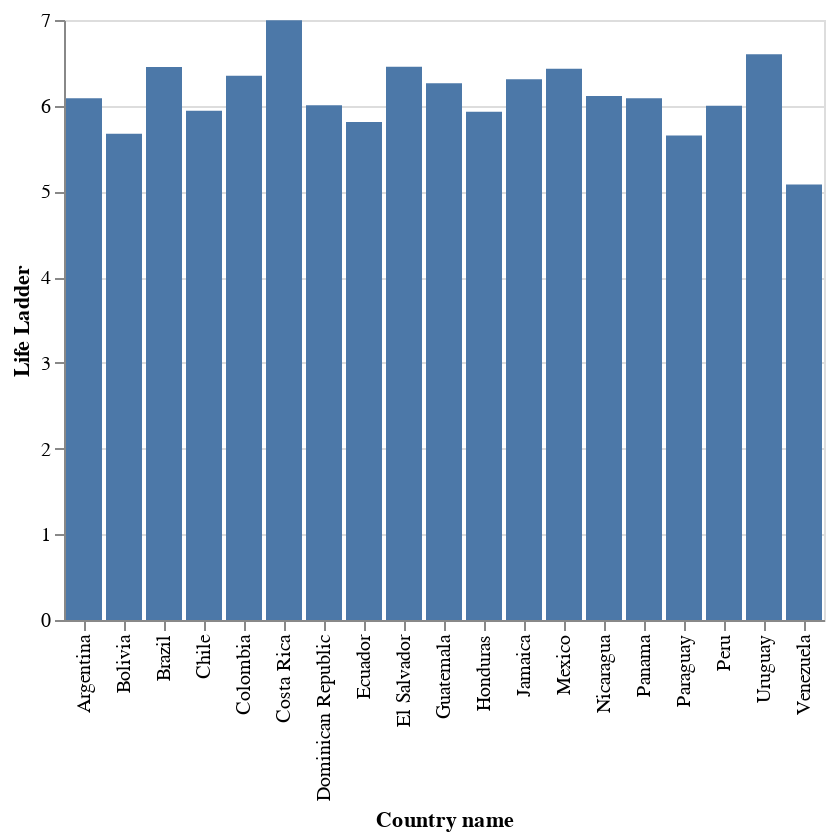

Notebook code cell kept with this figure:
### Markdown cell above
¿ Qué pasa si queremos un gráfico de barras?

### Code cell
alt.Chart(happy_lac).mark_bar().encode(
    alt.Y("Life Ladder"),
    alt.X("Country name")
)

### Figure 1 — Vega-Lite specification as saved in the notebook (floating-point values rounded to 4 significant figures)
{"config": {"view": {"continuousWidth": 400, "continuousHeight": 300}}, "data": {"name": "data-99841e8e8c373cdb0c4616197489a89a"}, "mark": "bar", "encoding": {"x": {"type": "nominal", "field": "Country name"}, "y": {"type": "quantitative", "field": "Life Ladder"}}, "$schema": "https://vega.github.io/schema/vega-lite/v4.8.1.json", "datasets": {"data-99841e8e8c373cdb0c4616197489a89a": [{"Country name": "Argentina", "year": 2019, "Life Ladder": 6.086, "Log GDP per capita": 10.0, "Social support": 0.896, "Healthy life expectancy at birth": 69.0, "Freedom to make life choices": 0.817, "Generosity": -0.211, "Perceptions of corruption": 0.83, "Positive affect": 0.826, "Negative affect": 0.319, "Regional indicator": "Latin America and Caribbean", "_merge": "both"}, {"Country name": "Bolivia", "year": 2019, "Life Ladder": 5.674, "Log GDP per capita": 9.074, "Social support": 0.784, "Healthy life expectancy at birth": 63.9, "Freedom to make life choices": 0.881, "Generosity": -0.086, "Perceptions of corruption": 0.857, "Positive affect": 0.751, "Negative affect": 0.419, "Regional indicator": "Latin America and Caribbean", "_merge": "both"}, {"Country name": "Brazil", "year": 2019, "Life Ladder": 6.451, "Log GDP per capita": 9.592, "Social support": 0.899, "Healthy life expectancy at birth": 66.6, "Freedom to make life choices": 0.83, "Generosity": -0.062, "Perceptions of corruption": 0.762, "Positive affect": 0.761, "Negative affect": 0.337, "Regional indicator": "Latin America and Caribbean", "_merge": "both"}, {"Country name": "Chile", "year": 2019, "Life Ladder": 5.942, "Log GDP per capita": 10.1, "Social support": 0.869, "Healthy life expectancy at birth": 70.0, "Freedom to make life choices": 0.659, "Generosity": -0.103, "Perceptions of corruption": 0.86, "Positive affect": 0.809, "Negative affect": 0.337, "Regional indicator": "Latin America and Caribbean", "_merge": "both"}, {"Country name": "Colombia", "year": 2019, "Life Ladder": 6.35, "Log GDP per capita": 9.598, "Social support": 0.873, "Healthy life expectancy at birth": 68.0, "Freedom to make life choices": 0.822, "Generosity": -0.172, "Perceptions of corruption": 0.854, "Positive affect": 0.822, "Negative affect": 0.322, "Regional indicator": "Latin America and Caribbean", "_merge": "both"}, {"Country name": "Costa Rica", "year": 2019, "Life Ladder": 6.998, "Log GDP per capita": 9.885, "Social support": 0.906, "Healthy life expectancy at birth": 71.5, "Freedom to make life choices": 0.927, "Generosity": -0.146, "Perceptions of corruption": 0.836, "Positive affect": 0.848, "Negative affect": 0.303, "Regional indicator": "Latin America and Caribbean", "_merge": "both"}, {"Country name": "Dominican Republic", "year": 2019, "Life Ladder": 6.004, "Log GDP per capita": 9.821, "Social support": 0.884, "Healthy life expectancy at birth": 66.1, "Freedom to make life choices": 0.877, "Generosity": -0.123, "Perceptions of corruption": 0.746, "Positive affect": 0.784, "Negative affect": 0.264, "Regional indicator": "Latin America and Caribbean", "_merge": "both"}, {"Country name": "Ecuador", "year": 2019, "Life Ladder": 5.809, "Log GDP per capita": 9.339, "Social support": 0.808, "Healthy life expectancy at birth": 68.8, "Freedom to make life choices": 0.83, "Generosity": -0.115, "Perceptions of corruption": 0.839, "Positive affect": 0.811, "Negative affect": 0.374, "Regional indicator": "Latin America and Caribbean", "_merge": "both"}, {"Country name": "El Salvador", "year": 2019, "Life Ladder": 6.455, "Log GDP per capita": 9.08, "Social support": 0.764, "Healthy life expectancy at birth": 66.4, "Freedom to make life choices": 0.877, "Generosity": -0.109, "Perceptions of corruption": 0.682, "Positive affect": 0.871, "Negative affect": 0.271, "Regional indicator": "Latin America and Caribbean", "_merge": "both"}, {"Country name": "Guatemala", "year": 2019, "Life Ladder": 6.262, "Log GDP per capita": 9.064, "Social support": 0.774, "Healthy life expectancy at birth": 65.1, "Freedom to make life choices": 0.901, "Generosity": -0.062, "Perceptions of corruption": 0.773, "Positive affect": 0.859, "Negative affect": 0.311, "Regional indicator": "Latin America and Caribbean", "_merge": "both"}, {"Country name": "Honduras", "year": 2019, "Life Ladder": 5.93, "Log GDP per capita": 8.653, "Social support": 0.797, "Healthy life expectancy at birth": 67.4, "Freedom to make life choices": 0.846, "Generosity": 0.063, "Perceptions of corruption": 0.815, "Positive affect": 0.85, "Negative affect": 0.279, "Regional indicator": "Latin America and Caribbean", "_merge": "both"}, {"Country name": "Jamaica", "year": 2019, "Life Ladder": 6.309, "Log GDP per capita": 9.186, "Social support": 0.878, "Healthy life expectancy at birth": 67.5, "Freedom to make life choices": 0.891, "Generosity": -0.137, "Perceptions of corruption": 0.885, "Positive affect": 0.752, "Negative affect": 0.195, "Regional indicator": "Latin America and Caribbean", "_merge": "both"}, {"Country name": "Mexico", "year": 2019, "Life Ladder": 6.432, "Log GDP per capita": 9.891, "Social support": 0.852, "Healthy life expectancy at birth": 68.6, "Freedom to make life choices": 0.903, "Generosity": -0.141, "Perceptions of corruption": 0.809, "Positive affect": 0.864, "Negative affect": 0.252, "Regional indicator": "Latin America and Caribbean", "_merge": "both"}, {"Country name": "Nicaragua", "year": 2019, "Life Ladder": 6.113, "Log GDP per capita": 8.595, "Social support": 0.874, "Healthy life expectancy at birth": 67.8, "Freedom to make life choices": 0.883, "Generosity": 0.029, "Perceptions of corruption": 0.622, "Positive affect": 0.835, "Negative affect": 0.337, "Regional indicator": "Latin America and Caribbean", "_merge": "both"}, {"Country name": "Panama", "year": 2019, "Life Ladder": 6.086, "Log GDP per capita": 10.36, "Social support": 0.886, "Healthy life expectancy at birth": 69.7, "Freedom to make life choices": 0.883, "Generosity": -0.199, "Perceptions of corruption": 0.869, "Positive affect": 0.878, "Negative affect": 0.244, "Regional indicator": "Latin America and Caribbean", "_merge": "both"}, {"Country name": "Paraguay", "year": 2019, "Life Ladder": 5.653, "Log GDP per capita": 9.448, "Social support": 0.892, "Healthy life expectancy at birth": 65.9, "Freedom to make life choices": 0.876, "Generosity": 0.028, "Perceptions of corruption": 0.882, "Positive affect": 0.858, "Negative affect": 0.275, "Regional indicator": "Latin America and Caribbean", "_merge": "both"}, {"Country name": "Peru", "year": 2019, "Life Ladder": 5.999, "Log GDP per capita": 9.461, "Social support": 0.809, "Healthy life expectancy at birth": 68.4, "Freedom to make life choices": 0.815, "Generosity": -0.13, "Perceptions of corruption": 0.874, "Positive affect": 0.82, "Negative affect": 0.375, "Regional indicator": "Latin America and Caribbean", "_merge": "both"}, {"Country name": "Uruguay", "year": 2019, "Life Ladder": 6.6, "Log GDP per capita": 9.979, "Social support": 0.933, "Healthy life expectancy at birth": 69.1, "Freedom to make life choices": 0.903, "Generosity": -0.095, "Perceptions of corruption": 0.599, "Positive affect": 0.889, "Negative affect": 0.222, "Regional indicator": "Latin America and Caribbean", "_merge": "both"}, {"Country name": "Venezuela", "year": 2019, "Life Ladder": 5.081, "Log GDP per capita": null, "Social support": 0.888, "Healthy life expectancy at birth": 66.7, "Freedom to make life choices": 0.626, "Generosity": null, "Perceptions of corruption": 0.839, "Positive affect": 0.761, "Negative affect": 0.351, "Regional indicator": "Latin America and Caribbean", "_merge": "both"}]}}
